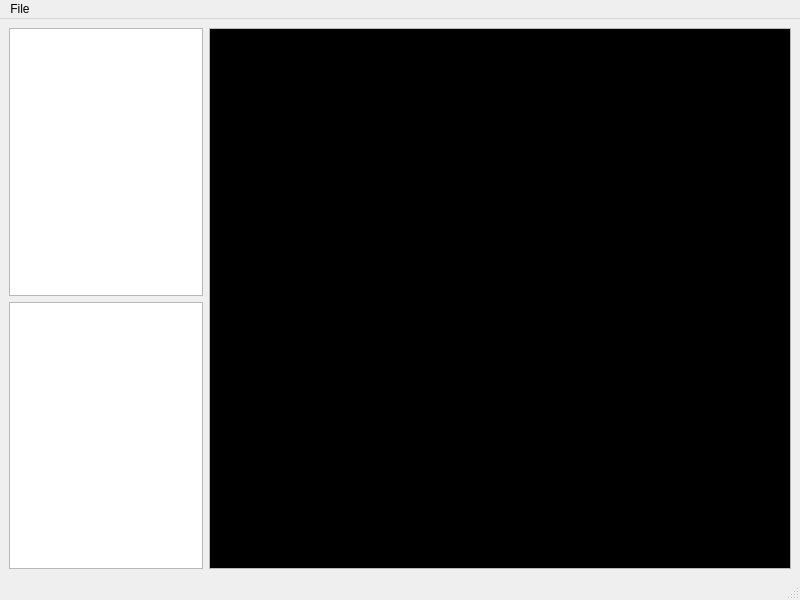
<?xml version="1.0" encoding="UTF-8"?>
<ui version="4.0">
 <class>MainWindow</class>
 <widget class="QMainWindow" name="MainWindow">
  <property name="geometry">
   <rect>
    <x>0</x>
    <y>0</y>
    <width>800</width>
    <height>600</height>
   </rect>
  </property>
  <property name="mouseTracking">
   <bool>true</bool>
  </property>
  <property name="windowTitle">
   <string>MainWindow</string>
  </property>
  <widget class="QWidget" name="centralwidget">
   <property name="mouseTracking">
    <bool>true</bool>
   </property>
   <layout class="QHBoxLayout" name="horizontalLayout" stretch="1,3">
    <item>
     <layout class="QVBoxLayout" name="verticalLayout">
      <item>
       <widget class="QListWidget" name="materialList"/>
      </item>
      <item>
       <widget class="QListWidget" name="transList"/>
      </item>
     </layout>
    </item>
    <item>
     <widget class="QScrollArea" name="scrollArea">
      <property name="mouseTracking">
       <bool>true</bool>
      </property>
      <property name="verticalScrollBarPolicy">
       <enum>Qt::ScrollBarAlwaysOff</enum>
      </property>
      <property name="horizontalScrollBarPolicy">
       <enum>Qt::ScrollBarAlwaysOff</enum>
      </property>
      <property name="widgetResizable">
       <bool>true</bool>
      </property>
      <widget class="QWidget" name="scrollAreaWidgetContents">
       <property name="geometry">
        <rect>
         <x>0</x>
         <y>0</y>
         <width>580</width>
         <height>537</height>
        </rect>
       </property>
       <property name="mouseTracking">
        <bool>true</bool>
       </property>
       <layout class="QGridLayout" name="gridLayout">
        <property name="leftMargin">
         <number>0</number>
        </property>
        <property name="topMargin">
         <number>0</number>
        </property>
        <property name="rightMargin">
         <number>0</number>
        </property>
        <property name="bottomMargin">
         <number>0</number>
        </property>
        <property name="spacing">
         <number>0</number>
        </property>
        <item row="0" column="0">
         <widget class="WalkmeshRenderer" name="renderArea" native="true">
          <property name="mouseTracking">
           <bool>true</bool>
          </property>
          <property name="focusPolicy">
           <enum>Qt::StrongFocus</enum>
          </property>
          <property name="autoFillBackground">
           <bool>false</bool>
          </property>
          <property name="styleSheet">
           <string notr="true">QWidget {
background: #000000;
}</string>
          </property>
         </widget>
        </item>
       </layout>
      </widget>
     </widget>
    </item>
   </layout>
  </widget>
  <widget class="QMenuBar" name="menubar">
   <property name="geometry">
    <rect>
     <x>0</x>
     <y>0</y>
     <width>800</width>
     <height>22</height>
    </rect>
   </property>
   <widget class="QMenu" name="menuFile">
    <property name="title">
     <string>File</string>
    </property>
    <addaction name="actionOpen"/>
    <addaction name="actionSave"/>
    <addaction name="actionSave_As"/>
    <addaction name="actionRevert"/>
    <addaction name="separator"/>
    <addaction name="actionExit"/>
   </widget>
   <addaction name="menuFile"/>
  </widget>
  <widget class="QStatusBar" name="statusbar"/>
  <action name="actionNew">
   <property name="text">
    <string>New</string>
   </property>
  </action>
  <action name="actionOpen">
   <property name="text">
    <string>Open</string>
   </property>
  </action>
  <action name="actionSave">
   <property name="text">
    <string>Save</string>
   </property>
  </action>
  <action name="actionSave_As">
   <property name="text">
    <string>Save As</string>
   </property>
  </action>
  <action name="actionRevert">
   <property name="text">
    <string>Revert</string>
   </property>
  </action>
  <action name="actionExit">
   <property name="text">
    <string>Exit</string>
   </property>
  </action>
 </widget>
 <customwidgets>
  <customwidget>
   <class>WalkmeshRenderer</class>
   <extends>QWidget</extends>
   <header location="global">toolset.gui.widgets.renderer.walkmesh</header>
   <container>1</container>
  </customwidget>
 </customwidgets>
 <resources/>
 <connections/>
</ui>
